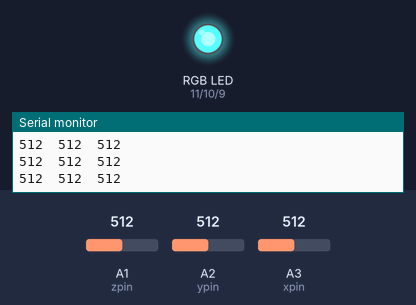
Bench run of a sketch on a simulated Arduino Uno, built with avr-gcc and run on an emulated ATmega328P. On the bench: an RGB LED mixed from three pins (HIGH = lit), the last lines printed to the serial monitor. The inputs (shaded band) are chosen by the test bench; at power-on: A3 (xpin) = 512, A1 (zpin) = 512, A2 (ypin) = 512.

Above: at 1.2 s.
1.3 s: A3 (xpin) set to 716
At 1.8 s:
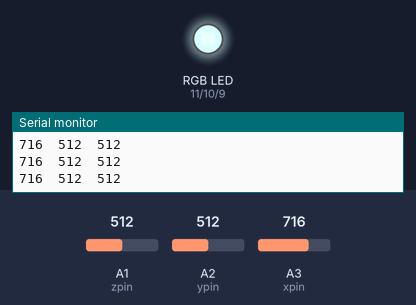
2.8 s: A1 (zpin) set to 1023
At 3.6 s:
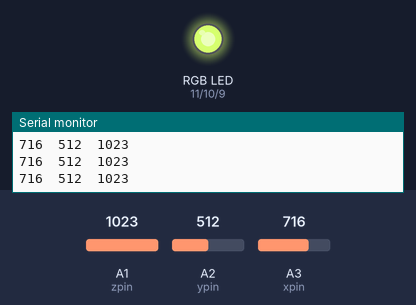
4.3 s: A3 (xpin) set to 0
At 5.5 s:
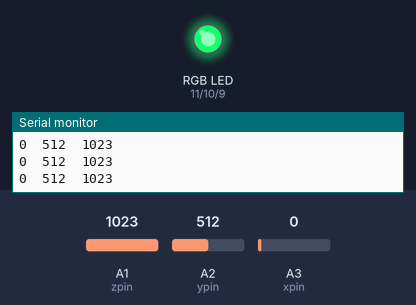
5.8 s: A1 (zpin) set to 900
At 6.2 s:
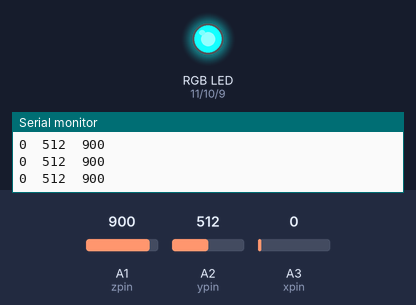
7.3 s: A3 (xpin) set to 122
At 8.0 s:
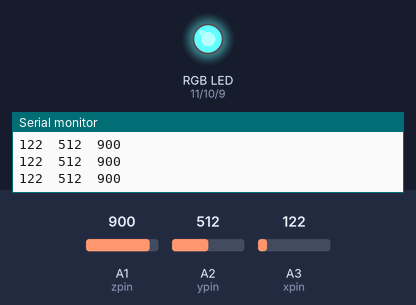
8.8 s: A3 (xpin) set to 306
At 9.8 s:
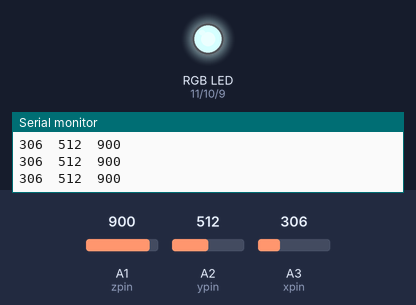
Timing chart, 0 to 11.3 s (numbered marks = the images above; inputs shaded):
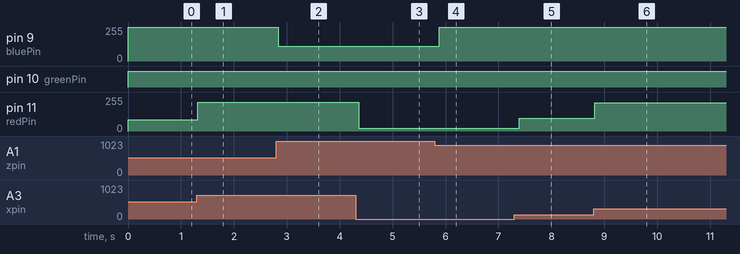

Measured:
- after the input at 1.3 s, pin 11 (redPin): 86/255 → 214/255 at once
- after the input at 2.8 s, pin 9 (bluePin): 255/255 → 110/255 at once
- after the input at 4.3 s, pin 11 (redPin): 214/255 → 20/255 after 0.06 s
- after the input at 5.8 s, pin 9 (bluePin): 110/255 → 255/255 after 0.08 s
- after the input at 7.3 s, pin 11 (redPin): 20/255 → 97/255 after 0.10 s
- after the input at 8.8 s, pin 11 (redPin): 97/255 → 213/255 at once

The sketch:

accelerometer.ino
```cpp
const int xpin = A3;                  // x-axis of the accelerometer
const int ypin = A2;                  // y-axis
const int zpin = A1;                  // z-axis

int redPin = 11;
int greenPin = 10;
int bluePin = 9;
int brightnessR;
int brightnessG;
int brightnessB;
int sensorRLow = 375;
int sensorRHigh = 780;
int sensorGLow = 980;
int sensorGHigh = 1023;
int sensorBLow = 970;
int sensorBHigh = 1023;
//change range to readout

//to make a better color mix
int blueAdj = 30;

void setup()
{
  // initialize the serial communications:
  Serial.begin(9600);

  pinMode(redPin, OUTPUT);
  pinMode(greenPin, OUTPUT);
  pinMode(bluePin, OUTPUT);
}

void loop()
{
  // print the sensor values:
  Serial.print(analogRead(xpin));
  // print a tab between values:
  Serial.print("\t");
  Serial.print(analogRead(ypin));
  // print a tab between values:
  Serial.print("\t");
  Serial.print(analogRead(zpin));
  Serial.println();

  int sensorXValue = analogRead(xpin);
  int sensorYValue = analogRead(ypin);
  int sensorZValue = analogRead(zpin);

  sensorZValue = sensorZValue - blueAdj;

  brightnessR = map(sensorXValue, sensorRLow, sensorRHigh, 0, 255);
  brightnessG = map(sensorYValue, sensorGLow, sensorGHigh, 0, 255);
  brightnessB = map(sensorZValue, sensorBLow, sensorBHigh, 0, 255);

  analogWrite(redPin, brightnessR);
  analogWrite(greenPin, brightnessG);
  analogWrite(bluePin, brightnessB);


  // delay before next reading:
  delay(100);
}
```
